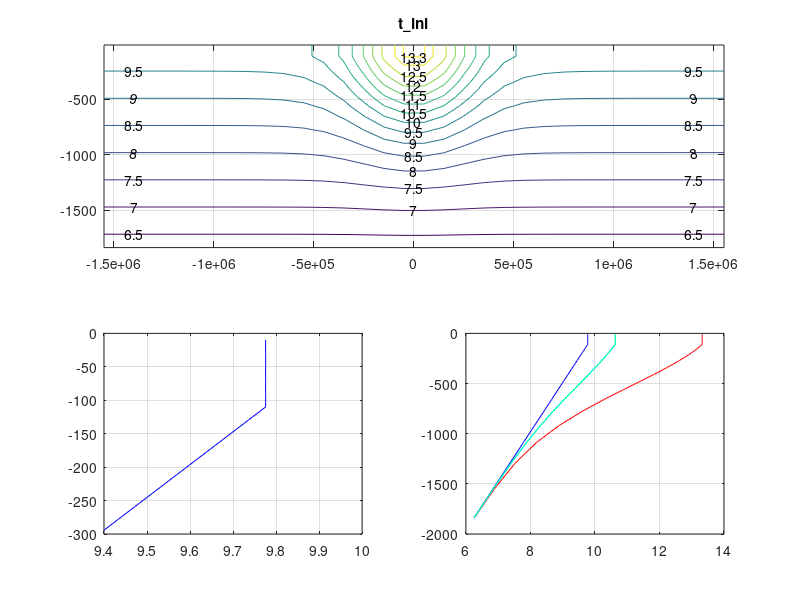
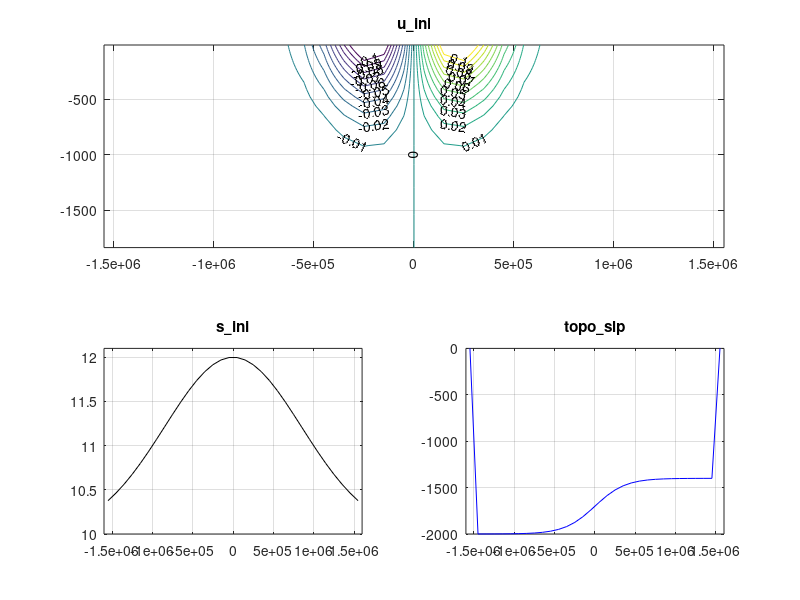

MATLAB code to generate these figures, in order:

% $Header$
% $Name$

dzL=20;
hup=200; kL=round(hup/dzL);
N=15;
k=[1:N];
for k=1:N,
 dd(k)=1.20436^k;
end
dd=dd*dzL;
dd=round(dd);
tot=cumsum(dd)/100;
fprintf(' %5.2f',tot(end-5:end));fprintf('\n');
fprintf(' %2.0f.,',dd);fprintf('\n');

%- uniform dz=20 m down to 200m, then increasing exponentially
dz=[ones(1,kL)*dzL dd]; nz=size(dz,2);
zF=[0 -cumsum(dz)]; zC=(zF(1:nz)+zF(2:nz+1))/2;
dy=1.e+5; ny=32;
yF=[0:ny]-ny/2; yF=yF*dy; yC=(yF(1:ny)+yF(2:ny+1))/2;

%- set initial temperature:
N2=4.e-6;
alphaT=2.e-4;
gravity=9.81;
fo=1.e-4;
%- N2= db/dz = g alphaT dT/dz
dTdz=N2/gravity/alphaT;

slope=1e-3;
dTdy=-slope*dTdz;

fprintf(' N= %9.3e ; g= %5.3f ; alphaT= %9.3e ; dTdz= %e\n', ...
         sqrt(N2),gravity,alphaT,dTdz);

Ly=24.*dy; yM=0; Ho=2205;
T=zeros(ny,nz);
km=6; kmx=6;
for k=km:nz,
 T(:,k)=10 +dTdz*zC(k) ...
           +dTdy*Ly*(tanh((yC-yM-200.e3)/200.e3)-tanh((yC-yM+200.e3)/200.e3))/2 ...
           *exp(-(3*zC(k)/Ho)^2);
end
%Create a ML
for k=1:km
 T(:,k)=T(:,km);
end
TML=mean(T(:,1:kmx),2);
for k=1:kmx
 T(:,k)=TML;
end

%-- Thermal wind
alphaT=2.e-4;
dbdy=zeros(ny+1,nz);
dbdy(2:ny,:)=gravity*alphaT*(T([2:ny],:)-T([1:ny-1],:))/dy;
ug=zeros(ny+1,nz+1);
for k=nz:-1:1;
 ug(:,k) = ug(:,k+1) - dbdy(:,k)*dz(k)/fo ;
end
uCg=ug([1:ny],[1:nz])+ug([2:ny+1],[2:nz+1])  ...
   +ug([2:ny+1],[1:nz])+ug([1:ny],[2:nz+1]);
uCg=uCg/4;
%size(uCg)

% Salt (passive tracer)
S=zeros(ny,nz);
for k=1:nz,
%S(:,k)=ones(ny,1)+zC(k)/Ho;  % Linear with z
%S(:,k)=exp(2*zC(k)/Ho);      % Exponential with z
 S(:,k)=exp(-(2*yC/Ly).^2);   % Exponential with y
end
S=10+2*S;

%- plot to check:

figure(1);clf;
subplot(211);
var=squeeze(T); var(find(var==0))=NaN;
%pcolor(yC,zC,var'); colorbar;
[cs,h]=contour(yC,zC,var',[6:.5:13 13.3]);clabel(cs);
grid
title('t\_ini');

subplot(223);
var=T(1,:);
plot(var,zC,'b-');
grid
axis([9.4 10 -300 0]);
subplot(224);
plot(var,zC,'b-');
var=T(ny/2,:);
hold on;
plot(var,zC,'r-');
i1=ny/2-3; i2=1+ny-i1;
var=T(i1,:);
plot(var,zC,'g-');
var=T(i2,:);
plot(var,zC,'c-');
hold off;
grid;

figure(2);clf;
subplot(211);
var=squeeze(uCg);
%pcolor(yc,zc,var'); colorbar;
cl=[-10:10]/100;
[cs,h]=contour(yC(1:ny),zC,var',cl);clabel(cs);
grid
title('u\_ini');

subplot(223);
plot(yC,S(:,1),'k-'); axis([yF(1) yF(end) 10 12.1]);
%var=squeeze(S); cl=[-10:10]/10;
%[cs,h]=contour(yC(1:ny),zC,var',cl);clabel(cs);
grid
title('s\_ini');

hSlp=[1:ny]*8/(ny-2); hSlp=hSlp-mean(hSlp);
hSlp=zF(end)+300*(1+tanh(hSlp)); hSlp(1)=0; hSlp(ny)=0;
subplot(224);
plot(yC,hSlp,'b-');
AA=axis;
axis([yF(1) yF(end) AA(3:4)]);
grid
title('topo\_slp');

%return

H=zF(end)*ones(ny,1);
H(1)=0; H(ny)=0;
fid=fopen('topog.bin','w','b'); fwrite(fid,H,'real*8'); fclose(fid);

fid=fopen('topo_slp.bin','w','b'); fwrite(fid,hSlp,'real*8'); fclose(fid);

fid=fopen('t_ini.bin','w','b'); fwrite(fid,T,'real*8'); fclose(fid);

fid=fopen('u_ini.bin','w','b'); fwrite(fid,uCg,'real*8'); fclose(fid);

fid=fopen('s_ini.bin','w','b'); fwrite(fid,S,'real*8'); fclose(fid);

return
